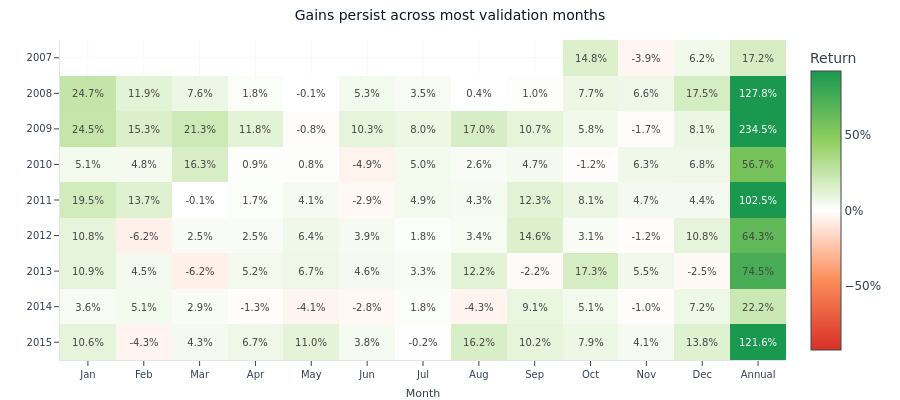

This figure's notebook cell:
### Markdown cell above
**Monthly returns heatmap.** Year×month return surface.

### Code cell
fig_monthly = plot_monthly_returns_heatmap(pa)
fig_monthly.update_layout(title="Gains persist across most validation months")
fig_monthly.show()

### Figure 1 — Plotly figure (JSON) as saved in the notebook; plotly's stock layout.template omitted (floating-point values rounded to 4 significant figures)
{"data": [{"colorbar": {"tickformat": ".0%", "title": {"text": "Return"}}, "colorscale": [[0.0, "#d73027"], [0.25, "#fc8d59"], [0.5, "#ffffff"], [0.75, "#91cf60"], [1.0, "#1a9850"]], "hovertemplate": "Year: %{y}<br>Month: %{x}<br>Return: %{z:.2%}<extra></extra>", "text": [["", "", "", "", "", "", "", "", "", "14.8%", "-3.9%", "6.2%", "17.2%"], ["24.7%", "11.9%", "7.6%", "1.8%", "-0.1%", "5.3%", "3.5%", "0.4%", "1.0%", "7.7%", "6.6%", "17.5%", "127.8%"], ["24.5%", "15.3%", "21.3%", "11.8%", "-0.8%", "10.3%", "8.0%", "17.0%", "10.7%", "5.8%", "-1.7%", "8.1%", "234.5%"], ["5.1%", "4.8%", "16.3%", "0.9%", "0.8%", "-4.9%", "5.0%", "2.6%", "4.7%", "-1.2%", "6.3%", "6.8%", "56.7%"], ["19.5%", "13.7%", "-0.1%", "1.7%", "4.1%", "-2.9%", "4.9%", "4.3%", "12.3%", "8.1%", "4.7%", "4.4%", "102.5%"], ["10.8%", "-6.2%", "2.5%", "2.5%", "6.4%", "3.9%", "1.8%", "3.4%", "14.6%", "3.1%", "-1.2%", "10.8%", "64.3%"], ["10.9%", "4.5%", "-6.2%", "5.2%", "6.7%", "4.6%", "3.3%", "12.2%", "-2.2%", "17.3%", "5.5%", "-2.5%", "74.5%"], ["3.6%", "5.1%", "2.9%", "-1.3%", "-4.1%", "-2.8%", "1.8%", "-4.3%", "9.1%", "5.1%", "-1.0%", "7.2%", "22.2%"], ["10.6%", "-4.3%", "4.3%", "6.7%", "11.0%", "3.8%", "-0.2%", "16.2%", "10.2%", "7.9%", "4.1%", "13.8%", "121.6%"]], "textfont": {"size": 10}, "texttemplate": "%{text}", "type": "heatmap", "x": ["Jan", "Feb", "Mar", "Apr", "May", "Jun", "Jul", "Aug", "Sep", "Oct", "Nov", "Dec", "Annual"], "y": [2007, 2008, 2009, 2010, 2011, 2012, 2013, 2014, 2015], "z": [[NaN, NaN, NaN, NaN, NaN, NaN, NaN, NaN, NaN, 0.1481, -0.03934, 0.06231, 0.1717], [0.2469, 0.1193, 0.07582, 0.01808, -0.0008423, 0.05333, 0.03529, 0.003611, 0.01022, 0.07731, 0.06607, 0.1748, 1.278], [0.2454, 0.1532, 0.2126, 0.1184, -0.008319, 0.1026, 0.07987, 0.1699, 0.1069, 0.05778, -0.01739, 0.08058, 2.345], [0.05075, 0.048, 0.1635, 0.008516, 0.008402, -0.04902, 0.05019, 0.02556, 0.04734, -0.0124, 0.06298, 0.06784, 0.5669], [0.1947, 0.1367, -0.001187, 0.01668, 0.04102, -0.02929, 0.04938, 0.04332, 0.1235, 0.08102, 0.04729, 0.04359, 1.025], [0.1078, -0.06161, 0.02494, 0.02521, 0.06432, 0.03862, 0.01796, 0.03354, 0.1463, 0.0307, -0.0116, 0.1077, 0.6433], [0.109, 0.04531, -0.0623, 0.05183, 0.06655, 0.04556, 0.03331, 0.1224, -0.02242, 0.173, 0.05545, -0.02502, 0.7449], [0.03616, 0.05074, 0.02851, -0.01319, -0.04073, -0.02835, 0.01828, -0.04307, 0.09136, 0.05105, -0.009935, 0.07224, 0.2221], [0.1055, -0.0433, 0.04345, 0.06737, 0.1097, 0.03813, -0.002178, 0.1621, 0.102, 0.07863, 0.0413, 0.1377, 1.216]], "zmax": 0.9249, "zmin": -0.9249}], "layout": {"font": {"color": "#334155", "family": "DM Sans, DejaVu Sans, sans-serif", "size": 12}, "height": 400, "hoverlabel": {"bgcolor": "white", "font": {"family": "DM Sans, DejaVu Sans, sans-serif", "size": 13}}, "hovermode": "x unified", "margin": {"b": 40, "l": 60, "r": 20, "t": 40}, "paper_bgcolor": "rgba(0,0,0,0)", "plot_bgcolor": "rgba(0,0,0,0)", "showlegend": false, "title": {"text": "Gains persist across most validation months"}, "xaxis": {"gridcolor": "rgba(0,0,0,0.06)", "linecolor": "rgba(0,0,0,0.1)", "title": {"text": "Month"}, "zeroline": false}, "yaxis": {"autorange": "reversed", "gridcolor": "rgba(0,0,0,0.06)", "linecolor": "rgba(0,0,0,0.1)", "title": {"text": ""}, "type": "category", "zeroline": false}}}
